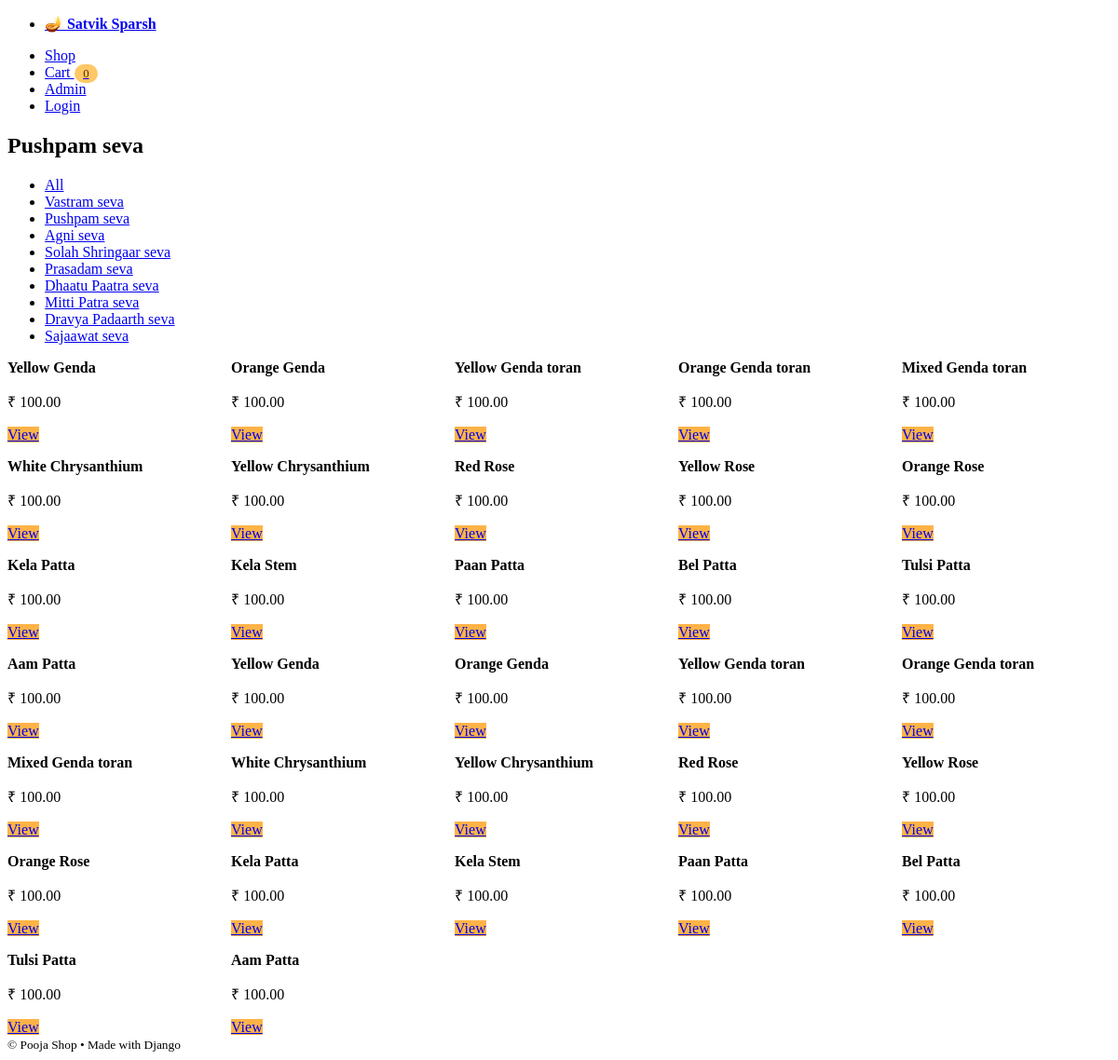
Page /shop/category/pushpam-seva-1/ on the committed database.
### shop/models.py (models this page shows, shortened)
class Category(models.Model):
    name = models.CharField(max_length=120, unique=True)
    slug = models.SlugField(max_length=140, unique=True)
    description = models.TextField(blank=True)
    class Meta:
        verbose_name_plural = "Categories"

class Product(models.Model):
    category = models.ForeignKey(Category, on_delete=models.CASCADE, related_name='products')
    name = models.CharField(max_length=200)
    slug = models.SlugField(max_length=220, unique=True)
    description = models.TextField(blank=True)
    price = models.DecimalField(max_digits=10, decimal_places=2)
    stock = models.PositiveIntegerField(default=0)  # ✅ Stock field added
    quantity = models.PositiveIntegerField(default=0)  # ✅ Quantity field added
    is_active = models.BooleanField(default=True)
    image = models.ImageField(upload_to='products/', blank=True, null=True)

### shop/views.py (the view)
# urls.py: path('', views.product_list, name='product_list'),
def product_list(request, slug=None):
    category = None
    products = Product.objects.filter(is_active=True)
    if slug:
        category = get_object_or_404(Category, slug=slug)
        products = products.filter(category=category)
    return render(request, "shop/product_list.html", {"products": products, "category": category})

### shop/context_processors.py (called while the page is built)
def categories(request):
    return {"all_categories": Category.objects.all()}

def cart_item_count(request):
    cart = request.session.get("cart", {})
    return {"cart_item_count": sum(cart.values())}

### templates/shop/product_list.html (shortened to what this page needs)
{% extends 'base.html' %}
{% block content %}
<h2>{% if category %}{{ category.name }}{% else %}All Products{% endif %}</h2>
<nav>
  <ul>
    <li><a href="/shop/">All</a></li>
    {% for c in all_categories %}
    <li><a href="/shop/category/{{ c.slug }}/">{{ c.name }}</a></li>
    {% endfor %}
  </ul>
</nav>
<div class="product-grid">
  {% for p in products %}
  <article>
    <header><strong>{{ p.name }}</strong></header>
    <p>₹ {{ p.price }}</p>
    <footer><a role="button" href="/shop/product/{{ p.slug }}/">View</a></footer>
  </article>
  {% empty %}
  <p>No products.</p>
  {% endfor %}
</div>
{% endblock %}

### templates/base.html (style rules this page uses)
.product-grid { display:grid;grid-template-columns:repeat(auto-fit,minmax(220px,1fr));gap:1rem }
:root { --brand:#ffc766; --brand-strong:#ffb347; --brand-text:#5a2a00; }
a[role="button"], button, .contrast button { background: var(--brand-strong); border-color: var(--brand-strong); }

### rows in the picture
Category: name "Pushpam seva"
Category: name "Vastram seva"
Category: name "Agni seva"
Category: name "Solah Shringaar seva"
Category: name "Prasadam seva"
Category: name "Dhaatu Paatra seva"
Category: name "Mitti Patra seva"
Category: name "Dravya Padaarth seva"
Category: name "Sajaawat seva"
Product: name "Yellow Genda", price "100.00"
Product: name "Orange Genda", price "100.00"
Product: name "Yellow Genda toran", price "100.00"
Product: name "Orange Genda toran", price "100.00"
Product: name "Mixed Genda toran", price "100.00"
Product: name "White Chrysanthium", price "100.00"
Product: name "Yellow Chrysanthium", price "100.00"
Product: name "Red Rose", price "100.00"
Product: name "Yellow Rose", price "100.00"
Product: name "Orange Rose", price "100.00"
Product: name "Kela Patta", price "100.00"
Product: name "Kela Stem", price "100.00"
Product: name "Paan Patta", price "100.00"
Product: name "Bel Patta", price "100.00"
Product: name "Tulsi Patta", price "100.00"
Product: name "Aam Patta", price "100.00"
Product: name "Yellow Genda", price "100.00"
Product: name "Orange Genda", price "100.00"
Product: name "Yellow Genda toran", price "100.00"
Product: name "Orange Genda toran", price "100.00"
Product: name "Mixed Genda toran", price "100.00"
Product: name "White Chrysanthium", price "100.00"
Product: name "Yellow Chrysanthium", price "100.00"
Product: name "Red Rose", price "100.00"
Product: name "Yellow Rose", price "100.00"
Product: name "Orange Rose", price "100.00"
Product: name "Kela Patta", price "100.00"
Product: name "Kela Stem", price "100.00"
Product: name "Paan Patta", price "100.00"
Product: name "Bel Patta", price "100.00"
Product: name "Tulsi Patta", price "100.00"
Product: name "Aam Patta", price "100.00"

### other values in the picture
{{ cart_item_count }} "0"
